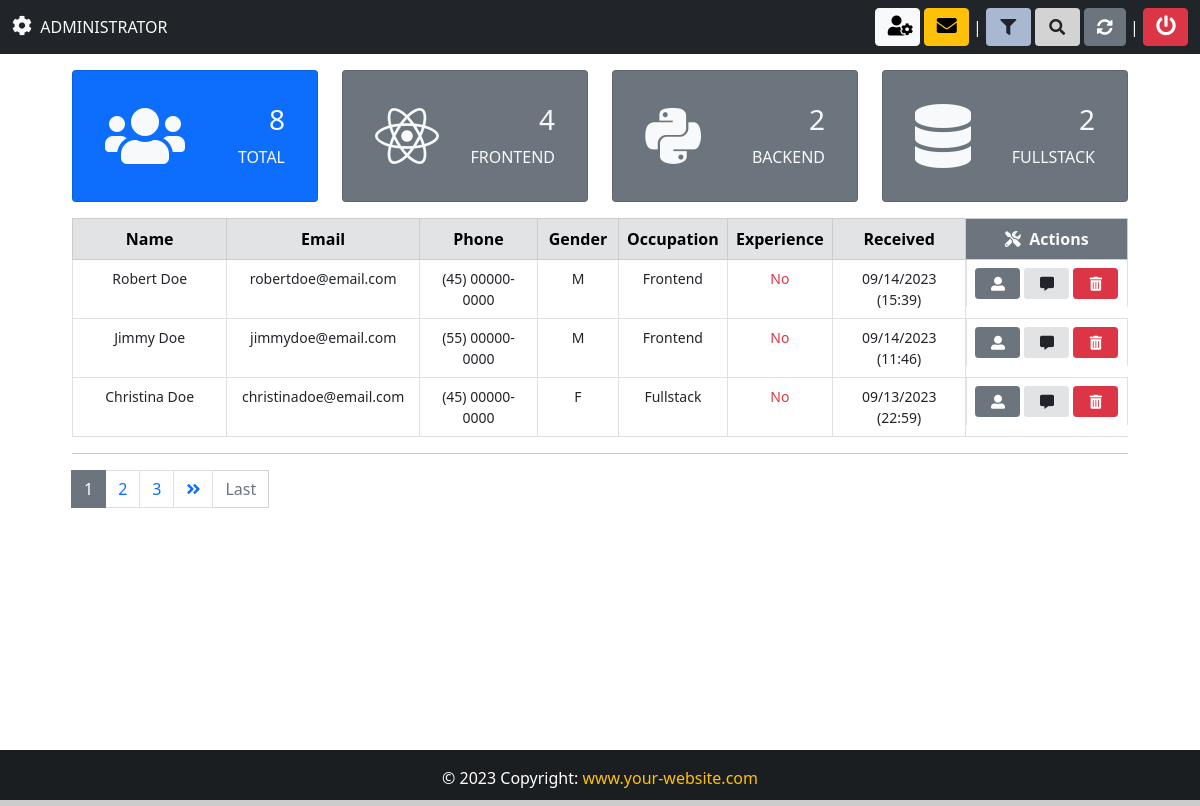
The app's page /backend/ (signed in) with its own data.
### App/models.py (models this page shows, shortened)
class Candidate(models.Model):
    firstname = models.CharField(max_length=50)
    lastname = models.CharField(max_length=50)
    job = models.CharField(max_length=5, verbose_name="Job Code")
    birth = models.DateField(
        auto_now=False, auto_now_add=False, verbose_name="Birthday"
    )
    phone = models.CharField(max_length=25)
    personality = models.CharField(max_length=50, null=True, choices=PERSONALITY)
    salary = models.CharField(max_length=50, verbose_name="Salary expectation")
    gender = models.CharField(max_length=10)
    experience = models.BooleanField(null=True)
    smoker = models.CharField(max_length=10, choices=SMOKER, default="")
    email = models.EmailField(max_length=50)
    message = models.TextField(verbose_name="Presentation")
    file = models.FileField(upload_to="resume", blank=True, verbose_name="Resume")
    image = models.ImageField(upload_to="photo", blank=True, verbose_name="Photo")
    created_at = models.DateTimeField(auto_now_add=True)
    situation = models.CharField(
        max_length=50, null=True, choices=SITUATION, default="Pending"
    )
    company_note = models.TextField(blank=True)
    frameworks = MultiSelectField(choices=FRAMEWORKS, max_length=50)
    languages = MultiSelectField(choices=LANGUAGES, max_length=50)
    databases = MultiSelectField(choices=DATABASES, max_length=50)
    libraries = MultiSelectField(choices=LIBRARIES, max_length=50)
    mobile = MultiSelectField(choices=MOBILE, max_length=50)
    others = MultiSelectField(choices=OTHERS, max_length=50)
    institution = models.CharField(max_length=50)
    course = models.CharField(max_length=50)
    started_course = models.DateField(auto_now_add=False)
    finished_course = models.DateField(blank=True, null=True, auto_now_add=False)
    about_course = models.TextField()
    status_course = models.CharField(max_length=50, null=True, choices=STATUS_COURSE)
    company = models.CharField(max_length=50)
    position = models.CharField(max_length=50)
    started_job = models.DateField(blank=True, null=True, auto_now_add=False)
    finished_job = models.DateField(blank=True, null=True, auto_now_add=False)
    about_job = models.TextField()
    employed = models.BooleanField(null=True, verbose_name="I am employed")
    remote = models.BooleanField(null=True, verbose_name="I agree to work remotely")
    travel = models.BooleanField(null=True, verbose_name="I'm available for travel")

### App/views.py (the view, shortened to what this page needs)
# urls.py: path("backend/", views.backend, name="backend"),
@login_required(login_url="login")
@cache_control(no_cache=True, must_revalidate=True, no_store=True)
def backend(request):
    if "f" in request.GET:
        f = request.GET["f"]
        all = Candidate.objects.filter(Q(job__iexact=f) | Q(gender__iexact=f)).order_by(
            "-created_at"
        )
    else:
        all = Candidate.objects.all().order_by("-created_at")
    paginator = Paginator(all, 3)
    page = request.GET.get("page")
    all_candidate = paginator.get_page(page)
    total = all.count()
    frontend = all.filter(job="FR-22")
    backend = all.filter(job="BA-10")
    fullstack = all.filter(job="FU-15")
    context = {
        "candidates": all_candidate,
        "total": total,
        "frontend": frontend,
        "backend": backend,
        "fullstack": fullstack,
    }
    return render(request, "backend.html", context)

### App/templates/backend.html (shortened to what this page needs)
{% extends "base.html" %}
{% block footer %} class="text-warning" {% endblock footer %}
{% block nav-content %}
    <div class="collapse navbar-collapse mt-3 mt-md-3 mt-lg-0" id="navbarSupportedContent">
        <ul class="navbar-nav me-auto mb-2 mb-lg-0 align-middle">
            <li class="nav-item text-light">
                {% if request.user.is_superuser %}
                    <i class="fas fa-cog f-size2"></i>&nbsp; ADMINISTRATOR
                {% else %}
                    Welcome: <span class="text-warning">{{ user.get_username }}</span>
                {% endif %}
            </li>
        </ul>
        {% if request.user.is_superuser %}
        <a href="{% url 'admin:App_candidate_changelist' %}" target="_blank" class="btn btn-light my-btn2" title="Control Panel">
            <i class="fas fa-user-cog f-size2"></i>
        </a>
        <a href="{% url 'admin:App_email_changelist' %}" target="_blank" class="btn btn-warning ms-1 my-btn2" title="Admin">
            <i class="fas fa-envelope f-size2"></i>
        </a>
        <span class="text-light">&nbsp;|&nbsp;</span>
        {% endif %}
        <button class="btn my-btn2" style="background-color: #a8b8d0;" title="Filter" data-bs-toggle="modal" data-bs-target="#filterModal">
            <i class="fas fa-filter"></i>
        </button>
        <button class="btn my-btn2 ms-1" style="background-color: #d3d3d3;" title="Search" data-bs-toggle="modal" data-bs-target="#searchModal">
            <i class="fas fa-search"></i>
        </button>
        <a href="{% url 'backend' %}" class="btn btn-secondary ms-1" title="Refresh">
            <i class="fas fa-sync-alt"></i>
        </a>
        <span class="text-light">&nbsp;|&nbsp;</span>
        <a href="{% url 'logout' %}" class="btn btn-danger my-btn2" title="Logout" data-bs-toggle="modal" data-bs-target="#logoutModal">
            <i class="fas fa-power-off f-size2"></i>
        </a>
    </div>
{% endblock nav-content %}
{% block content %}
<div class="container" style="width: 90%;">
    <div class="mt-3 mb-2">
        {% include "dashboard/dashboard.html" %}
    </div>
    <table class="table table-bordered text-center">
        <thead class="table-secondary">
            <tr>
                <th style="width: 19%;">Name</th>
                <th style="width: 19%;">Email</th>
                <th style="width: 14%;">Phone</th>
                <th style="width: 8%;">Gender</th>
                <th style="width: 10%;">Occupation</th>
                <th style="width: 10%;">Experience</th>
                <th style="width: 15%;">Received</th>
                <th colspan="2" style="width: 5%;" class="bg-secondary text-light">
                    <i class="fa fa-tools"></i>&nbsp;&nbsp;Actions
                </th>
            </tr>
        </thead>
        <tbody style="font-size: 14px;">
            {% for data in candidates %}
            <tr>
                <td id="top-border" label="Name">{{ data.firstname }} {{ data.lastname }}</td>
                <td id="sm-border" label="Email">{{ data.email }}</td>
                <td id="sm-border" label="Phone">{{ data.phone }}</td>
                <td id="sm-border" label="Gender">{{ data.gender }}</td>
                {% if data.job == "FR-22" %}
                    <td id="sm-border" label="Occupation">Frontend</td>
                {% elif data.job == "BA-10" %}
                    <td id="sm-border" label="Occupation">Backend</td>
                {% else %}
                    <td id="sm-border" label="Occupation">Fullstack</td>
                {% endif %}
                {% if data.experience == False %}
                    <td id="sm-border" label="Experience"><span class="text-danger">No</span></td>
                {% else %}
                    <td id="sm-border" label="Experience">Yes</td>
                {% endif %}
                <td id="sm-border" label="Received">{{ data.created_at|date:"m/d/Y (H:i)" }}</td>
                <td class="btn-side">
                    <a href="{% url 'candidate' data.id %}" class="btn btn-secondary my-btn2 btn-sm" title="View candidate">
                        <i class="fas fa-user-alt"></i>
                    </a>
                    <a href="{% url 'chat_candidate' %}" class="btn my-btn2 btn-sm ms-1" title="About candidate" style="background-color: #e2e3e5;">
                        <i class="fas fa-comment-alt"></i>
                    </a>
                    {% if request.user.is_superuser %}
                    <a href="" class="btn btn-danger my-btn2 btn-sm ms-1" title="Delete" data-bs-toggle="modal" data-bs-target="#deleteModal{{ data.pk }}">
                        <i class="fas fa-trash-alt"></i>
                    </a>
                    {% endif %}
                </td>
                {% empty %}
                <td colspan="8">{{ request.GET.q }} <strong class="text-danger">No records found</strong></td>
            </tr>
            {% endfor %}
        </tbody>
    </table>
    <hr>
    <nav>
        {% if candidates.has_other_pages %}
        <ul class="pagination">
            {% for i in candidates.paginator.page_range %}
                {% if candidates.number == i %}
                <li class="page-item active">
                    <span class="page-link">{{ i }}
                    </span>
                </li>
                {% else %}
                <li class="page-item">
                    <a class="page-link" href="?page={{ i }}{% if request.GET.q %}&q={{ request.GET.q }}{% elif request.GET.f %}&f={{ request.GET.f }}{% endif %}">{{ i }}</a>
                </li>
                {% endif %}
            {% endfor %}
            {% if candidates.has_next %}
            <li class="page-item">
                <a href="?page={{ candidates.next_page_number }}{% if request.GET.q %}&q={{ request.GET.q }}{% elif request.GET.f %}&f={{ request.GET.f }}{% endif %}" class="page-link">
                    <i class="fas fa-angle-double-right"></i>
                </a>
            </li>
            <a href="?page={{ candidates.paginator.num_pages }}" class="btn btn-outline-secondary mb-4" style="border-radius: 1px; border: 1px solid #d3d3d3; border-left: none;">Last</a>
            {% else %}
            <li class="page-item disabled"></li>
            {% endif %}
        </ul>
        {% endif %}
    </nav>
    <br><br><br>
</div>
{% endblock %}

### App/static/css/style.css (style rules this page uses)
html, body { height: 100%; margin: 0; max-width: 100%; }
.my-btn2 { width: 45px; }
a { text-decoration: none; }
.f-size2 { font-size: 20px; }
.btn-side { display: -webkit-flex; display: flex; flex-wrap: nowrap; }
.page-item.active .page-link { columns: #fff; background-color: #6c757d; border: 1px solid #6c757d; }

### records on screen
Candidate: firstname "Robert", lastname "Doe", email "robertdoe@email.com", phone "(45) 00000-0000", gender "M", job "Frontend", experience "No", created_at "09/14/2023 (15:39)"
Candidate: firstname "Jimmy", lastname "Doe", email "jimmydoe@email.com", phone "(55) 00000-0000", gender "M", job "Frontend", experience "No", created_at "09/14/2023 (11:46)"
Candidate: firstname "Christina", lastname "Doe", email "christinadoe@email.com", phone "(45) 00000-0000", gender "F", job "Fullstack", experience "No", created_at "09/13/2023 (22:59)"

### other values on screen
{{ total }} "8"
{{ frontend.count }} "4"
{{ backend.count }} "2"
{{ fullstack.count }} "2"
{{ i }} "1"
{{ i }} "2" "3"
